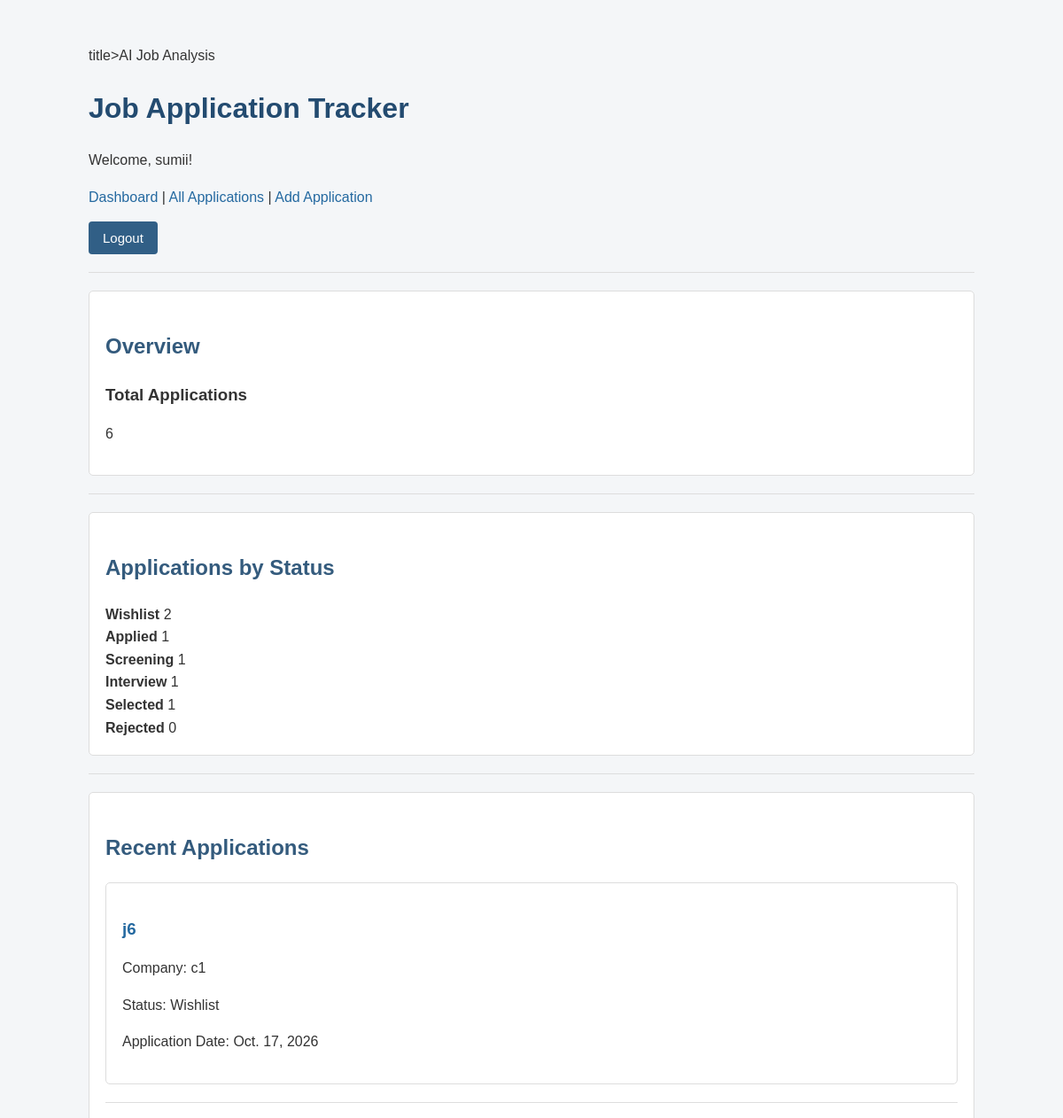
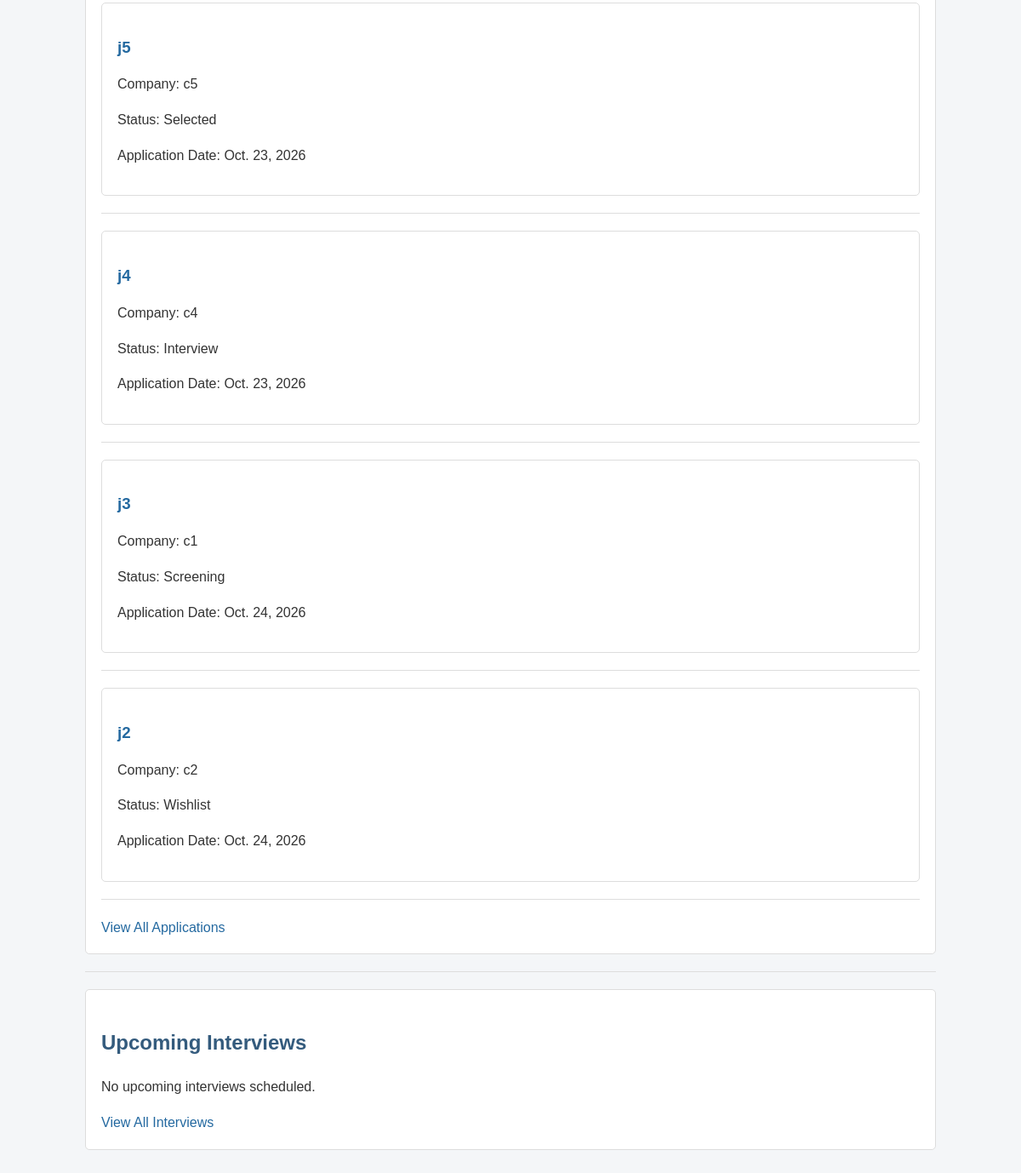
The app's page / (signed in) with its own data (2 pictures, top to bottom).
### jobs/models.py (models this page shows, shortened)
class JobApplication(models.Model):
    STATUS_CHOICES = [
        ('wishlist', 'Wishlist'),
        ('applied', 'Applied'),
        ('screening', 'Screening'),
        ('interview', 'Interview'),
        ('selected', 'Selected'),
        ('rejected', 'Rejected'),
    ]
    user = models.ForeignKey(
        User,
        on_delete=models.CASCADE,
        related_name='job_applications'
    )
    job_title = models.CharField(max_length=200)
    company_name = models.CharField(max_length=200)
    job_description = models.TextField(blank=True)
    location = models.CharField(max_length=200, blank=True)
    salary = models.CharField(max_length=100, blank=True)
    job_url = models.URLField(blank=True)
    application_date = models.DateField()
    status = models.CharField(
        max_length=20,
        choices=STATUS_CHOICES,
        default='wishlist'
    )
    notes = models.TextField(blank=True)
    created_at = models.DateTimeField(auto_now_add=True)
    updated_at = models.DateTimeField(auto_now=True)

### jobs/views.py (the view)
# urls.py: path('', views.dashboard, name='dashboard'),
@login_required
def dashboard(request):
    applications = JobApplication.objects.filter(user=request.user)
    total_applications = applications.count()
    status_counts = applications.values('status').annotate(
        total=Count('id')
    )
    status_count_map = {
        item['status']: item['total']
        for item in status_counts
    }
    status_statistics = [
        {
            'value': value,
            'label': label,
            'count': status_count_map.get(value, 0),
        }
        for value, label in JobApplication.STATUS_CHOICES
    ]
    recent_applications = applications.order_by('-created_at')[:5]
    upcoming_interviews = Interview.objects.filter(
        application__user=request.user,
        interview_date__gte=timezone.now()
    ).select_related('application').order_by('interview_date')[:5]
    context = {
        'total_applications': total_applications,
        'status_statistics': status_statistics,
        'recent_applications': recent_applications,
        'upcoming_interviews': upcoming_interviews,
    }
    return render(request, 'jobs/dashboard.html', context)

### jobs/templates/jobs/dashboard.html (shortened to what this page needs)
 <!DOCTYPE html>
<html lang="en">
<head>
    {% load static %}
    <link rel="stylesheet" href="{% static 'jobs/style.css' %}">
</head>
<body>
    <header>
        <h1>Job Application Tracker</h1>
<p>Welcome, {{ request.user.username }}!</p>
<nav>
<a href="{% url 'dashboard' %}">Dashboard</a>
|
<a href="{% url 'application_list' %}">All Applications</a>
|
<a href="{% url 'application_create' %}">Add Application</a>
</nav>
<form method="post" action="{% url 'logout' %}">
<button type="submit">Logout</button>
</form>
</header>
<hr>
<main>
<section>
<h2>Overview</h2>
<div>
<h3>Total Applications</h3>
<p>{{ total_applications }}</p>
</div>
</section>
<hr>
<section>
<h2>Applications by Status</h2>
{% for item in status_statistics %}
<div>
<strong>{{ item.label }}</strong>
<span>{{ item.count }}</span>
</div>
{% empty %}
<p>No status statistics available.</p>
{% endfor %}
</section>
<hr>
<section>
<h2>Recent Applications</h2>
{% for application in recent_applications %}
<article>
<h3>
<a href="{% url 'application_detail' application.pk %}">
{{ application.job_title }}
</a>
</h3>
<p>Company: {{ application.company_name }}</p>
<p>Status: {{ application.get_status_display }}</p>
<p>Application Date: {{ application.application_date }}</p>
</article>
<hr>
{% empty %}
<p>You haven't added any job applications yet.</p>
<a href="{% url 'application_create' %}">
Add your first application
</a>
{% endfor %}
<a href="{% url 'application_list' %}">
View All Applications
</a>
</section>
<hr>
<section>
    <h2>Upcoming Interviews</h2>
    {% for interview in upcoming_interviews %}
        <article>
            <h3>{{ interview.application.job_title }}</h3>
            <p>Company: {{ interview.application.company_name }}</p>
            <p>Date & Time: {{ interview.interview_date }}</p>
            <p>Type: {{ interview.get_interview_type_display }}</p>
            {% if interview.meeting_link %}
                <a href="{{ interview.meeting_link }}"
                   target="_blank"
                   rel="noopener noreferrer">
                    Join Meeting
                </a>
            {% endif %}
            <p>
                <a href="{% url 'interview_update' interview.pk %}">
                    Edit Interview
                </a>
            </p>
        </article>
        <hr>
    {% empty %}
        <p>No upcoming interviews scheduled.</p>
    {% endfor %}
    <a href="{% url 'interview_list' %}">View All Interviews</a>
</section>
</main>
</body>
</html>

### jobs/templates/jobs/static/jobs/style.css (style rules this page uses)
body { font-family: Arial, sans-serif; background-color: #f4f6f8; color: #333; max-width: 1000px; margin: 30px auto; padding: 20px; line-height: 1.6; }
h1 { color: #234b70; margin-bottom: 20px; }
h2 { color: #345b7d; margin-top: 25px; }
h3 { margin-bottom: 8px; }
header, section, article, main > form, body > form, body > p, body > h1, body > h2 { margin-bottom: 18px; }
article, section { background-color: white; border: 1px solid #ddd; border-radius: 5px; padding: 18px; margin-bottom: 15px; }
form { margin: 15px 0; }
button { background-color: #315f86; color: white; border: none; padding: 10px 16px; border-radius: 4px; cursor: pointer; font-size: 15px; }
a { color: #2469a0; text-decoration: none; }
hr { border: none; border-top: 1px solid #ddd; margin: 20px 0; }

### records on screen
JobApplication: job_title "j6", company_name "c1", status "Wishlist", application_date "Oct. 17, 2026"
JobApplication: job_title "j5", company_name "c5", status "Selected", application_date "Oct. 23, 2026"
JobApplication: job_title "j4", company_name "c4", status "Interview", application_date "Oct. 23, 2026"
JobApplication: job_title "j3", company_name "c1", status "Screening", application_date "Oct. 24, 2026"
JobApplication: job_title "j2", company_name "c2", status "Wishlist", application_date "Oct. 24, 2026"

### other values on screen
{{ request.user.username }} "sumii"
{{ total_applications }} "6"
{{ item.label }} "Wishlist" "Applied" "Screening" "Interview" "Selected" "Rejected"
{{ item.count }} "2" "1" "1" "1" "1" "0"
